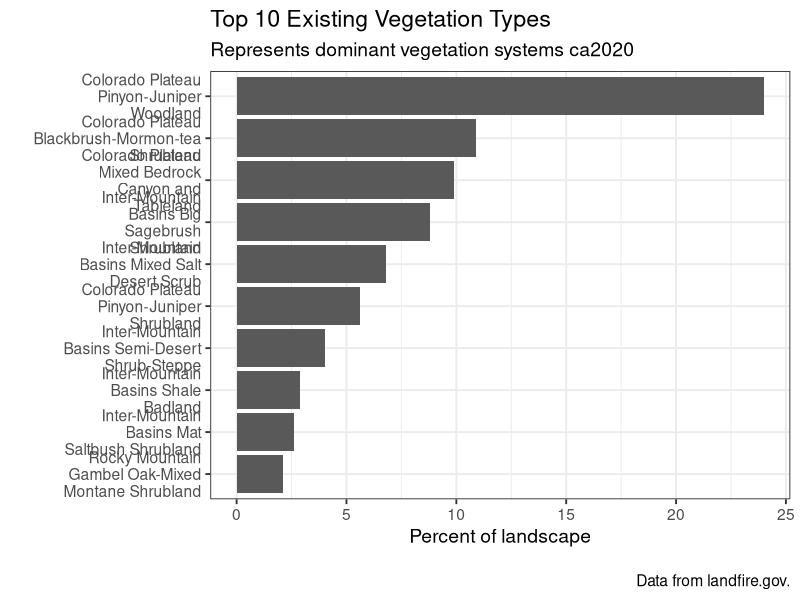
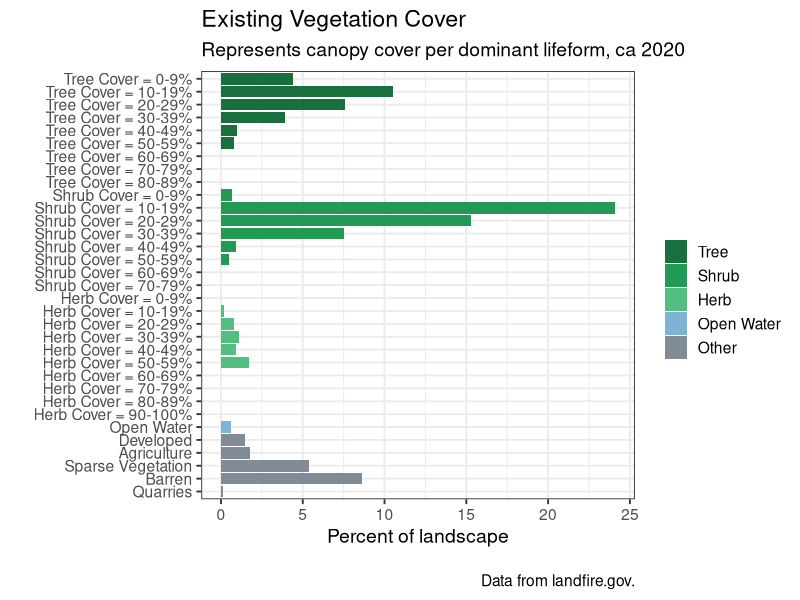
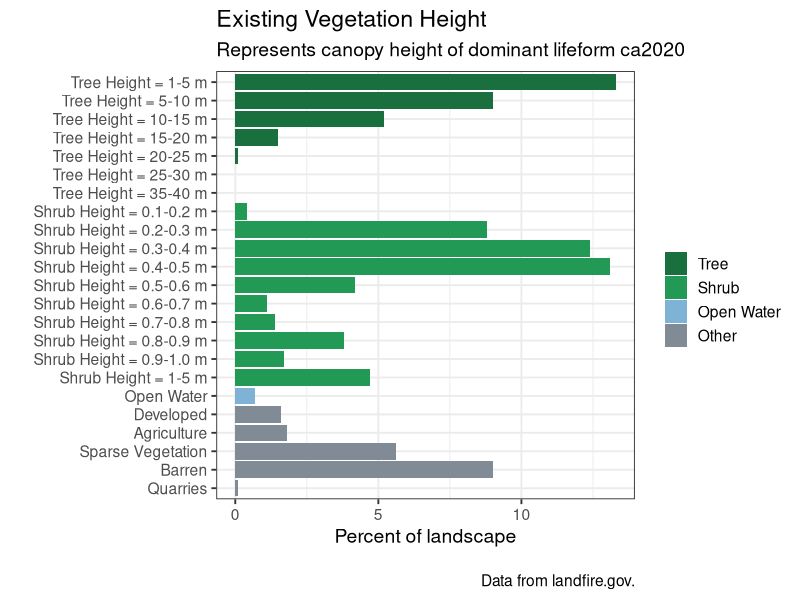

R code for these plots, in order:
## ---- chunk 1
library(tidyverse)
## ---- chunk 2
evtname <- read.csv(file = "data/evt_aoi_attributes.csv") %>%
  group_by(EVT_NAME) %>%
  summarize(ACRES = sum(ACRES),
            REL_PERCENT = sum(REL_PERCENT)) %>%
  arrange(desc(REL_PERCENT)) %>%
  top_n(n = 10, wt = REL_PERCENT)

# plot
evtChart <-
  ggplot(data = evtname, aes(x = EVT_NAME, y = REL_PERCENT)) +
  geom_bar(stat = "identity") +
  labs(
    title = "Top 10 Existing Vegetation Types",
    subtitle = "Represents dominant vegetation systems ca2020",
    caption = "\nData from landfire.gov.",
    x = "",
    y = "Percent of landscape") +
  scale_x_discrete(limits = rev(evtname$EVT_NAME),
                   labels = function(x) str_wrap(x, width = 18)) +
  coord_flip() +
  theme_bw(base_size = 14)

evtChart
## ---- chunk 3
evcname <- read.csv("data/evc_aoi_attributes.csv")

# create "type" column based on conditions
evcname <- evcname %>% mutate(type = if_else(VALUE %in% 11, "Open Water",
                                             if_else(VALUE %in% 12, "Snow / Ice",
                                                     if_else(VALUE %in% c(13:25), "Developed",
                                                             if_else(VALUE %in% 31, "Barren",
                                                                     if_else(VALUE %in% c(60:70), "Agriculture",
                                                                             if_else(VALUE %in% 32, "Quarries",
                                                                                     if_else(VALUE %in% 100, "Sparse Vegetation",
                                                                                             if_else(VALUE %in% c(101:199), "Tree",
                                                                                                     if_else(VALUE %in% c(201:299), "Shrub",
                                                                                                             if_else(VALUE %in% c(301:399), "Herb",
                                                                                                                     "Other")))))))))))

# create reverse substr() function
revSubstr <- function(x, start, stop) {
  x <- strsplit(x, "")
  sapply(x, 
         function(x) paste(rev(rev(x)[start:stop]), collapse = ""), 
         USE.NAMES = FALSE)  }

# create cover column based on 2nd and 3rd to last values of classname
# if "Other" type, make 0
evcname <- evcname %>% mutate(cover = as.numeric(if_else(VALUE > 100,
                                                         revSubstr(evcname$CLASSNAMES, start = 2, stop = 3),
                                                         "0")))

# create bin breaks for grouping
breaks <- seq(0, 100, 10)
# create intervals for grouping and summarize
# also create factor order for "type"
evcgroup <- evcname %>%
  mutate(interval = cut(cover,
                        breaks, 
                        include.lowest = TRUE, 
                        right = T,
                        labels = c("0-9", "10-19", "20-29", "30-39", "40-49", "50-59", "60-69", "70-79", 
                                   "80-89", "90-100")),
         type = factor(type, levels = c("Tree", "Shrub", "Herb", "Open Water", "Snow / Ice", "Developed", "Agriculture", "Sparse Vegetation", "Barren", "Quarries", "Other"))) %>%
  group_by(type, interval) %>%
  summarize(Freq = sum(Freq),
            ACRES = sum(ACRES),
            REL_PERCENT = sum(REL_PERCENT))

# add label and legend names based on condition
evcgroup <- evcgroup %>% mutate(label = if_else(type %in% c("Tree", "Shrub", "Herb"),
                                                paste0(type, " Cover = ", interval, "%"), as.character(type)),
                                legend = if_else(type %in% c("Tree", "Shrub", "Herb", "Open Water"),
                                                 type, as.factor("Other")))

# turn current label order to factors
evclabel.list <- evcgroup$label
evcgroup <- evcgroup %>% mutate(label = fct_rev(factor(label, evclabel.list)))

# create factor level colors for legend
cols <- c("Tree" = "#196F3D", "Shrub" = "#229954", "Herb" = "#52BE80", "Open Water" = "#7FB3D5",
          "Other" = "#808B96")

# plot
evcChart <-
  ggplot(data = evcgroup, aes(x = label, y = REL_PERCENT, fill = legend)) +
  geom_bar(stat = "identity") +
  labs(
    title = "Existing Vegetation Cover",
    subtitle = "Represents canopy cover per dominant lifeform, ca 2020",
    caption = "\nData from landfire.gov.",
    x = "",
    y = "Percent of landscape") +
  scale_fill_manual(values = cols, name = "") +
  coord_flip() +
  theme_bw(base_size = 14)

evcChart

## ---- chunk 4

# load evh attribute table
evhname <- read.csv(file = "data/evh_aoi_attributes.csv")


# create "type" column based on conditions
evhname <- evhname %>% mutate(type = if_else(VALUE %in% 11, "Open Water",
                                             if_else(VALUE %in% 12, "Snow / Ice",
                                                     if_else(VALUE %in% c(13:25), "Developed",
                                                             if_else(VALUE %in% 31, "Barren",
                                                                     if_else(VALUE %in% c(60:70), "Agriculture",
                                                                             if_else(VALUE %in% 32, "Quarries",
                                                                                     if_else(VALUE %in% 100, "Sparse Vegetation",
                                                                                             if_else(VALUE %in% c(101:199), "Tree",
                                                                                                     if_else(VALUE %in% c(201:299), "Shrub",
                                                                                                             if_else(VALUE %in% c(301:399), "Herb",
                                                                                                                     "Other"))))))))))) %>%
  mutate(height_m = if_else(type %in% "Tree", (VALUE -100),
                            if_else(type %in% "Shrub", ((VALUE - 200) / 10),
                                    if_else(type %in% "Herb", ((VALUE - 300) / 10), 0))) %>%
           as.character() %>% as.numeric())

# create bin breaks for grouping
breaks <- c(0, 0.1, 0.2, 0.3, 0.4, 0.5, 0.6, 0.7, 0.8, 0.9, 1, 5, 10, 15, 20, 25, 30, 35, 40, 45, 50, 55, 60, 65, 70, 75, 80, 85, 90, 95, 100)

# create intervals for grouping and summarize
# also create factor order for "type"
evhgroup <- evhname %>%
  mutate(interval = cut(height_m,
                        breaks, 
                        include.lowest = TRUE, 
                        right = F,
                        labels = c("0", "0.1-0.2", "0.2-0.3", "0.3-0.4" ,"0.4-0.5", "0.5-0.6", "0.6-0.7", "0.7-0.8", "0.8-0.9", "0.9-1.0", "1-5", "5-10", "10-15", "15-20", "20-25", "25-30", "30-35", "35-40", "40-45", "45-50", "50-55", "55-60", "60-65", "65-70", "70-75", "75-80", "80-85", "85-90", "90-95", "95-100")),
         type = factor(type, levels = c("Tree", "Shrub", "Herb", "Open Water", "Snow / Ice", "Developed", "Agriculture", "Sparse Vegetation", "Barren", "Quarries", "Other"))) %>%
  group_by(type, interval) %>%
  summarise(VALUE = sum(VALUE),
            ACRES = sum(ACRES),
            REL_PERCENT = sum(REL_PERCENT))



# add label and legend names based on condition
evhgroup <- evhgroup %>% mutate(label = if_else(type %in% c("Tree", "Shrub", "Herb"),
                                                paste0(type, " Height = ", interval, " m"), as.character(type)),
                                legend = if_else(type %in% c("Tree", "Shrub", "Herb", "Open Water"),
                                                 type, as.factor("Other")))
# turn current label order to factors
evhlabel.list <- evhgroup$label
evhgroup <- evhgroup %>% mutate(label = fct_rev(factor(label, evhlabel.list)))

# create factor level colors for legend
cols <- c("Tree" = "#196F3D", "Shrub" = "#229954", "Herb" = "#52BE80", "Open Water" = "#7FB3D5",
          "Other" = "#808B96")


# plot
evhChart <-
ggplot(data = evhgroup, aes(x = label, y = REL_PERCENT, fill = legend)) +
  geom_bar(stat = "identity") +
  labs(
    title = "Existing Vegetation Height",
    subtitle = "Represents canopy height of dominant lifeform ca2020",
    caption = "\nData from landfire.gov.",
    x = "",
    y = "Percent of landscape") +
  scale_fill_manual(values = cols, name = "") +
  coord_flip() +
  theme_bw(base_size = 14)

evhChart
